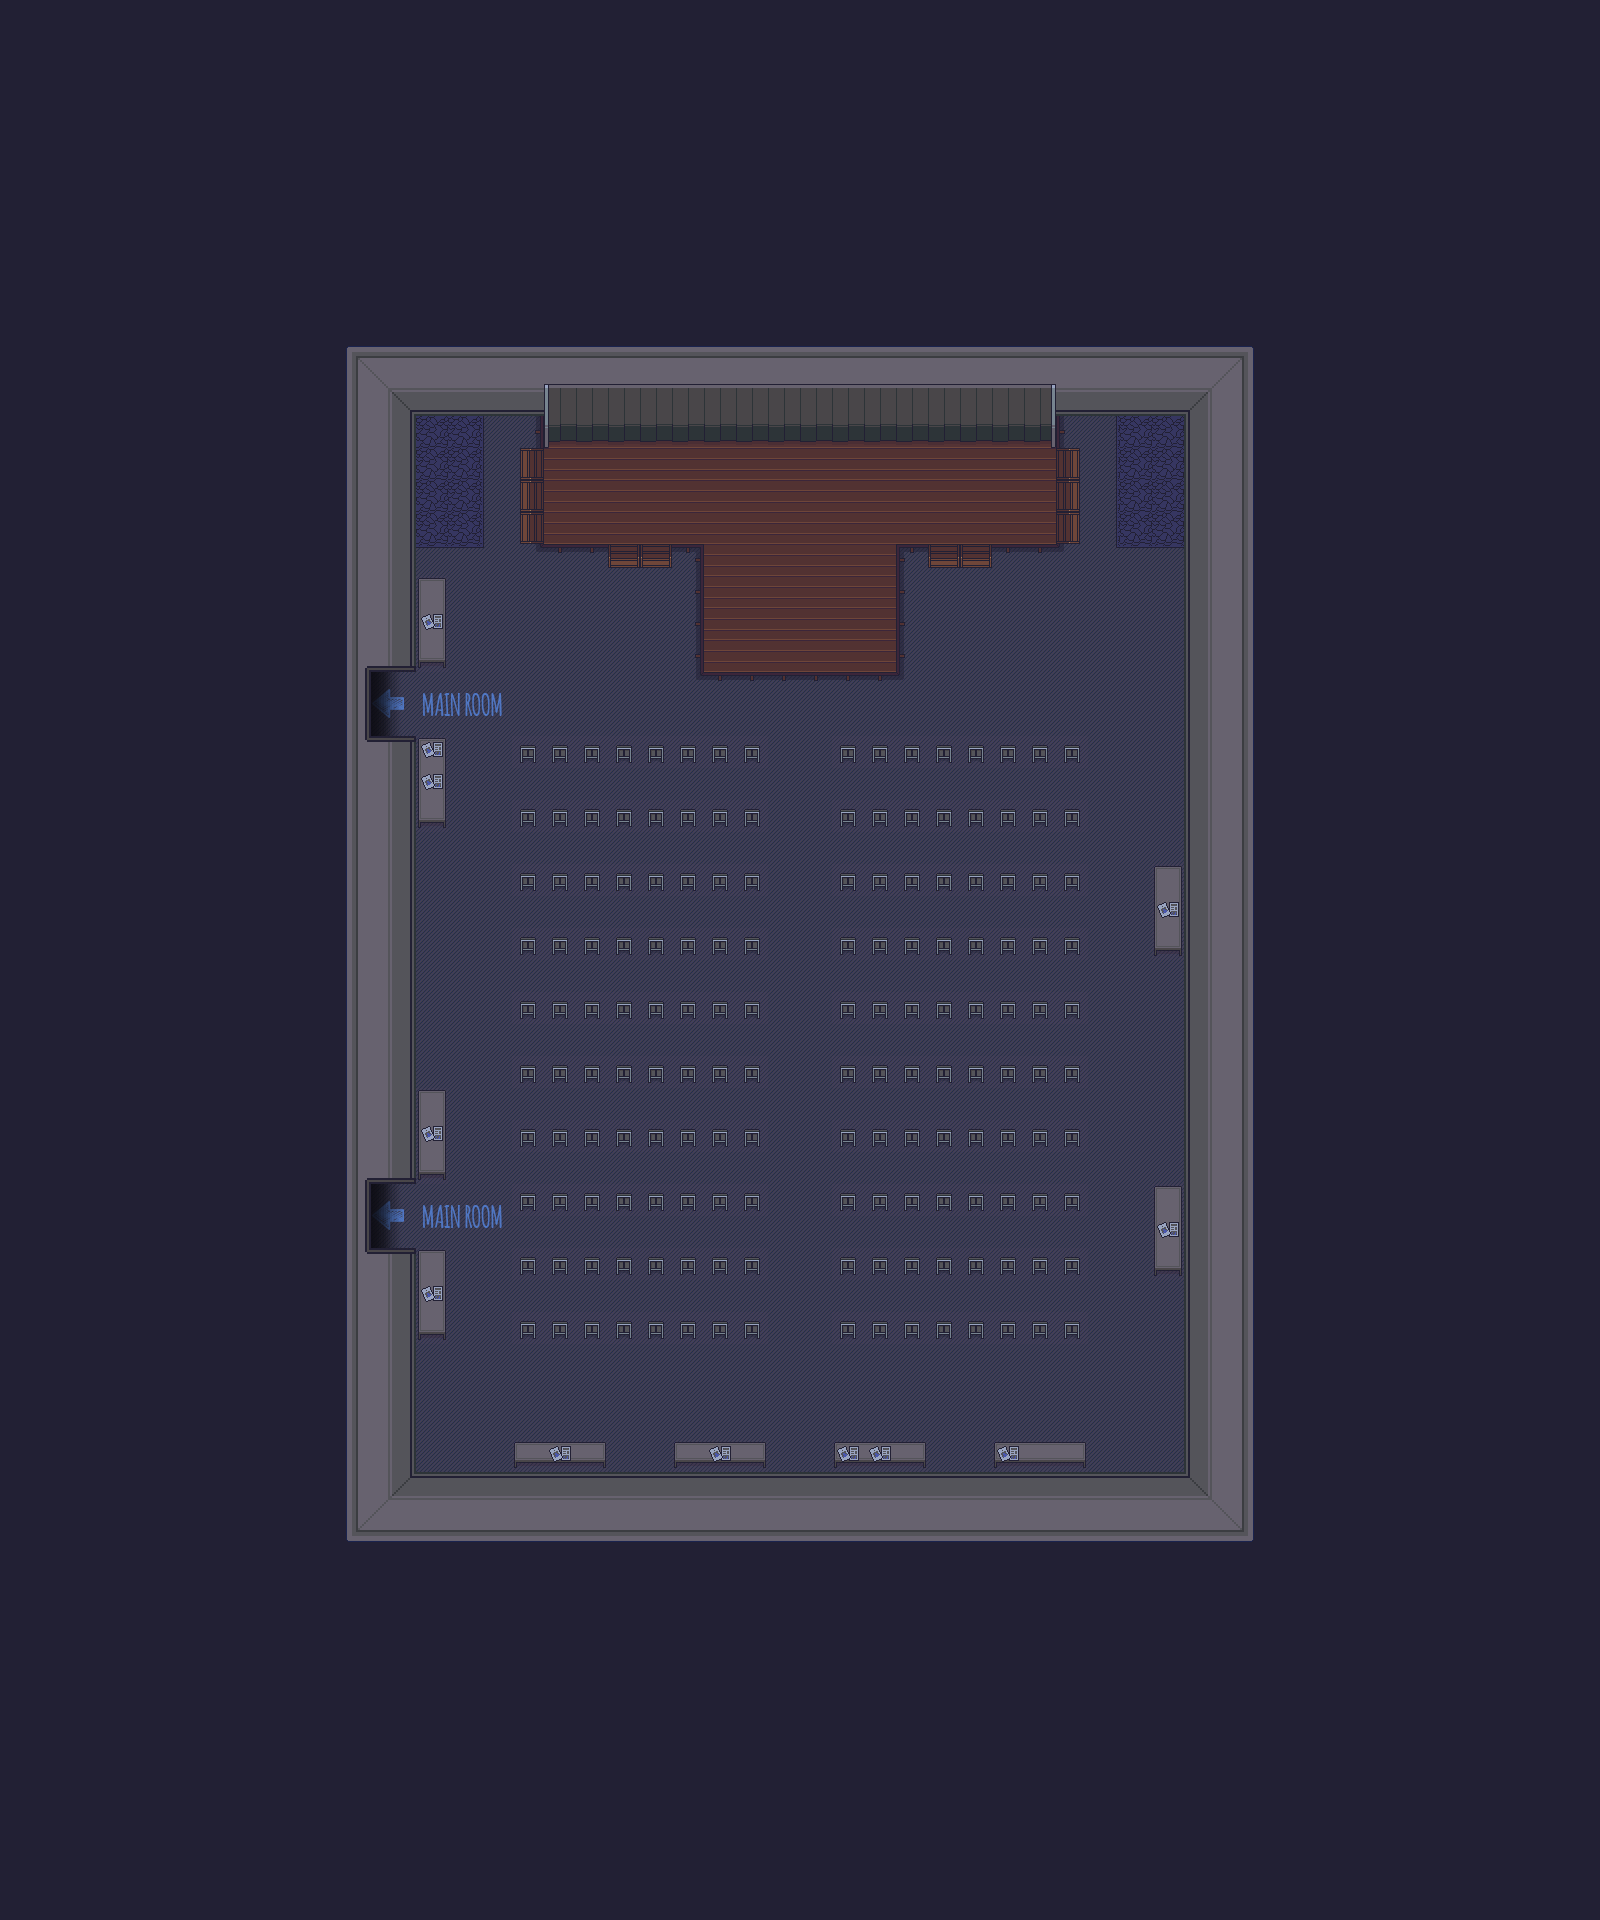

This game map was drawn from its Tiled (.tmx) file and the tilesets committed beside it. A one-line description and the trimmed map source follow:
An orthogonal 50x60 tile map with 32x32 px tiles, 10 tile layers (Background, Ground, Ground 2, Chalk, ...), 4 tilesets.

<map version="1.4" tiledversion="1.4.2" orientation="orthogonal" renderorder="right-down" width="50" height="60" tilewidth="32" tileheight="32" infinite="0" nextlayerid="20" nextobjectid="1">
 <tileset firstgid="1" source="../../tilesets/Gather Games 0.x.tsx" />
 <tileset firstgid="929" source="../../tilesets/Gather University 0.x.tsx" />
 <tileset firstgid="1393" source="../../tilesets/Gather Conference 0.x.tsx" />
 <tileset firstgid="2417" source="Chalk.tsx" />
 <layer id="2" name="Background" width="50" height="60">
  <data>[3000 cells, 3000 non-empty, 1 distinct tile ids]</data>
 </layer>
 <layer id="10" name="Ground" width="50" height="60">
  <data>[3000 cells, 1036 non-empty, 1 distinct tile ids]</data>
 </layer>
 <layer id="15" name="Ground 2" width="50" height="60">
  <data>[3000 cells, 44 non-empty, 6 distinct tile ids]</data>
 </layer>
 <layer id="19" name="Chalk" width="50" height="60">
  <data>[3000 cells, 20 non-empty, 10 distinct tile ids]</data>
 </layer>
 <layer id="14" name="Shadow" width="50" height="60">
  <data>[3000 cells, 16 non-empty, 2 distinct tile ids]</data>
 </layer>
 <layer id="13" name="Walls" width="50" height="60">
  <data>[3000 cells, 378 non-empty, 23 distinct tile ids]</data>
 </layer>
 <layer id="11" name="Platform" width="50" height="60">
  <data>[3000 cells, 122 non-empty, 5 distinct tile ids]</data>
 </layer>
 <layer id="12" name="L1" width="50" height="60">
  <data>[3000 cells, 222 non-empty, 13 distinct tile ids]</data>
 </layer>
 <layer id="18" name="L2" width="50" height="60">
  <data>[3000 cells, 12 non-empty, 1 distinct tile ids]</data>
 </layer>
 <layer id="17" name="Foreground" width="50" height="60" locked="1">
  <data>[3000 cells, 3000 non-empty, 1 distinct tile ids]</data>
 </layer>
</map>
